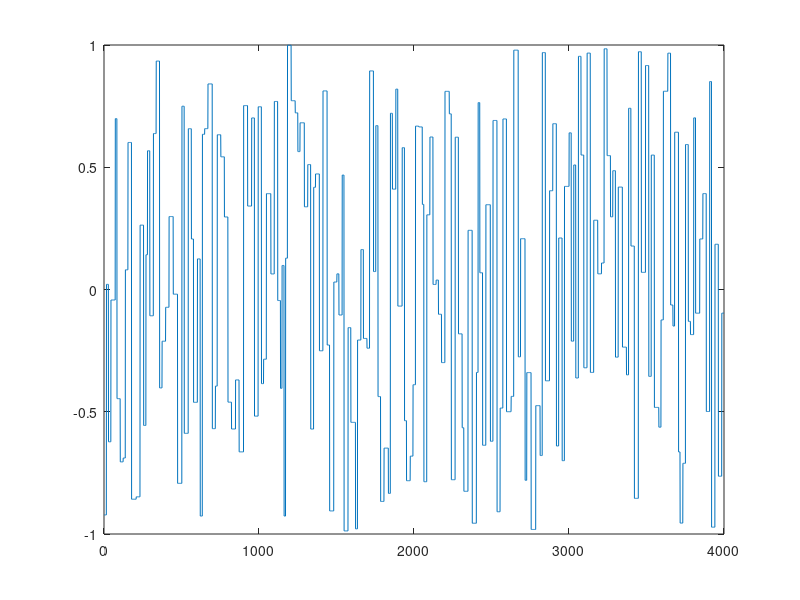

Reproduce this figure in MATLAB.
Ts=0.05;   %chu ky lay mau
N=4000;   %so mau du lieu
Umin = -1;
Umax = 1;
PWmin = 10;
PWmax = 30;
k1=1;
k2=1;
uu = zeros(1,N);
while k2 < N
    PW = PWmin + round(rand*(PWmax-PWmin));
    k2 = k1 + PW;
    if k2 > N
        k2 = N;
    end
    uu(k1:k2) = Umin + rand*(Umax-Umin);
    k1 = k2;
end
t = (1:N)*Ts;
plot(uu)
sig = [t;uu];
save Pendulum_Input sig
